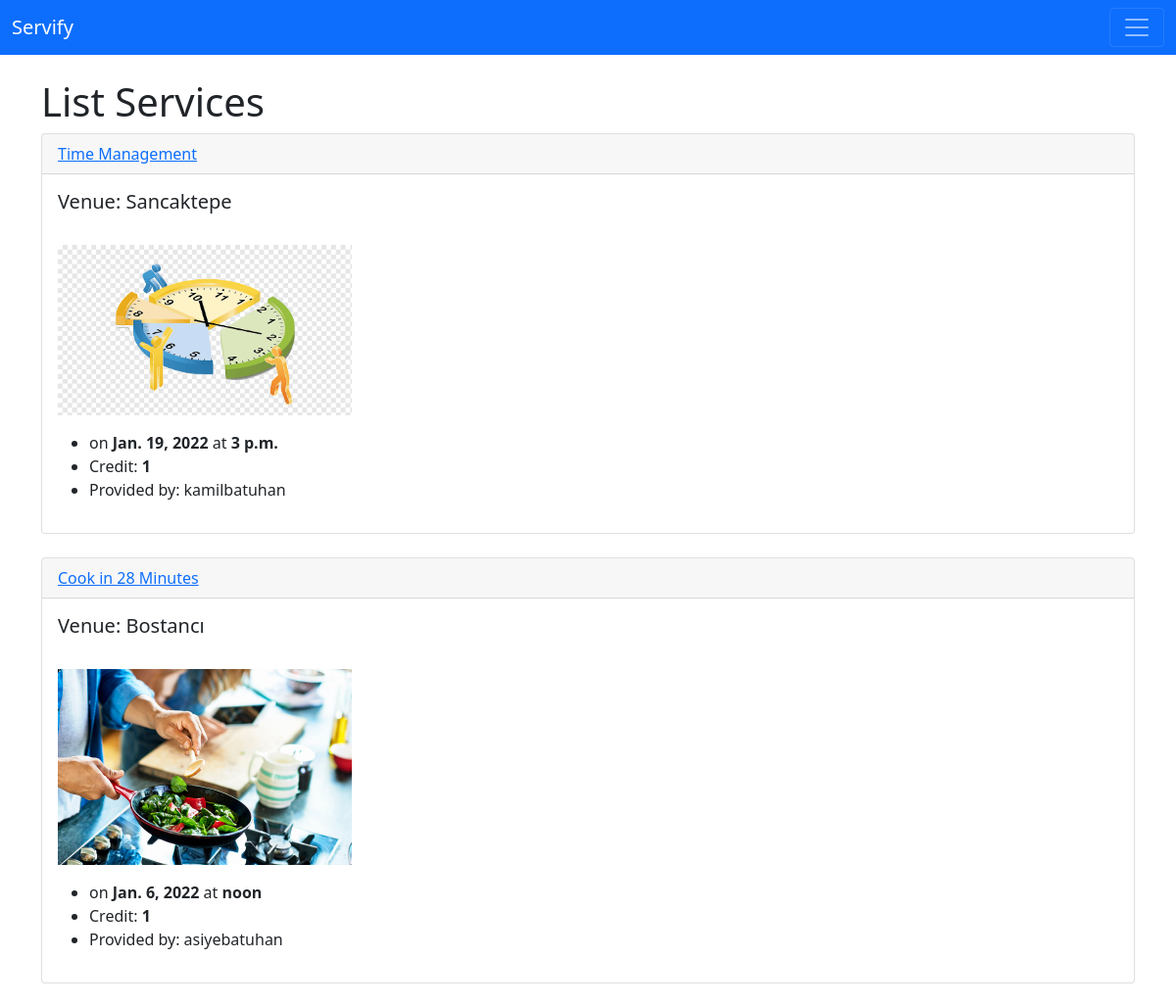
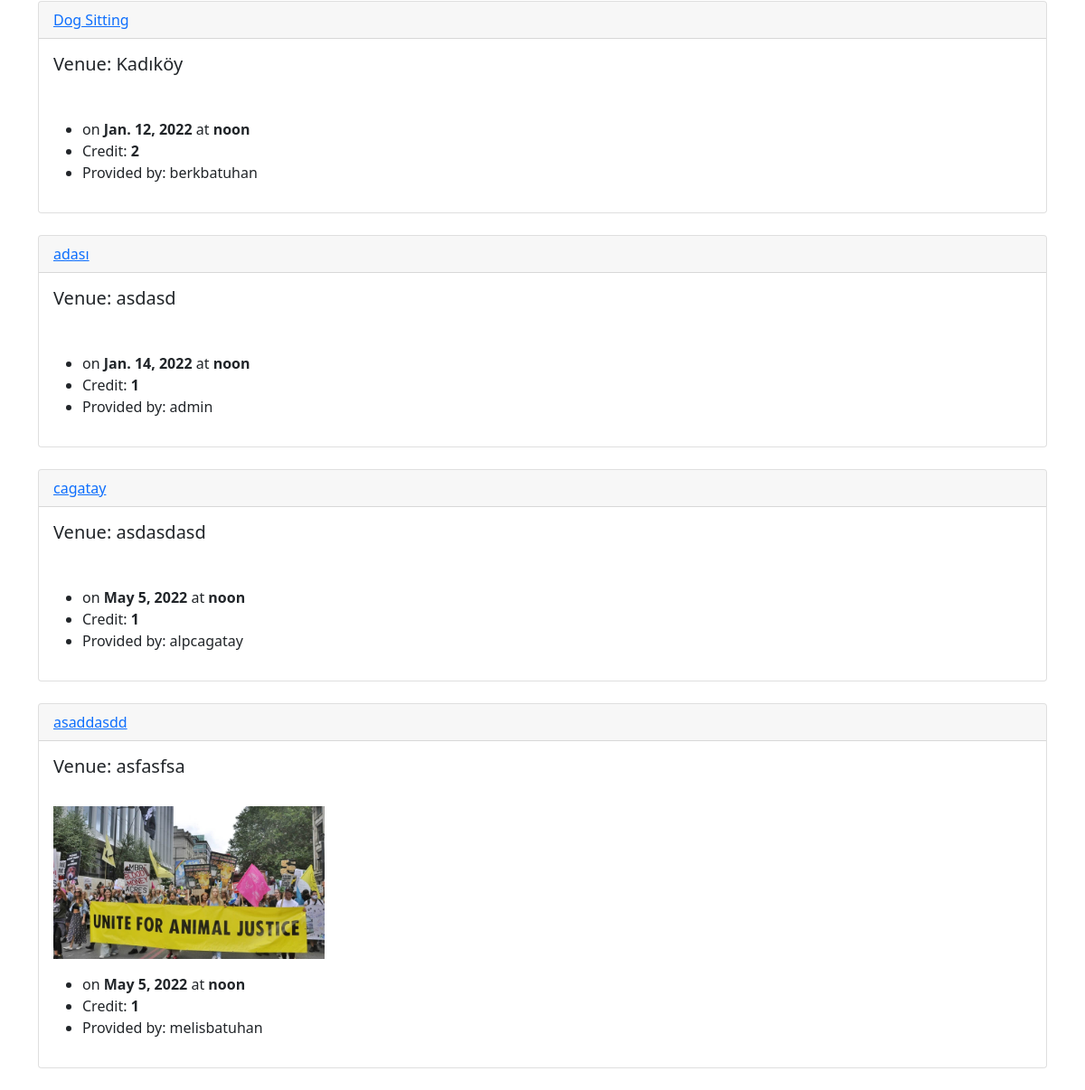
The page /all_services/ on the database its author committed (2 pictures, top to bottom).
### authenticate/models.py (models this page shows)
class Service(models.Model):
    name = models.CharField('Service Name', max_length=120)
    date = models.DateField('Service Date', blank=True, null = True)
    time = models.TimeField(default='12:00')
    description=models.TextField()
    venue = models.CharField('Venue Name', max_length=120)
    credit = models.PositiveIntegerField()
    service_picture = models.ImageField(null=True, blank=True)
    provider = models.ForeignKey(User,default="", on_delete=models.CASCADE, related_name='service_provider')
    applied_ones = models.ManyToManyField(User,default="", blank=True, related_name='service_applied_ones')
    attendees = models.ManyToManyField(User,default="", blank=True, related_name='service_attendees')
    others = models.ManyToManyField(User, default="", blank=True, related_name='service_others')
    owner = models.IntegerField("Service Owner", blank=False, default = 1)
    service_picture = models.ImageField(null=True, blank=True, upload_to = "images/")
    ChoicesForService = ((1,'Open'),(2,'Closed'),(3,'Done'))
    status = models.PositiveIntegerField(choices=ChoicesForService, default = 1)
    def __str__(self):
        return self.name

### authenticate/views.py (the view)
# urls.py: path('all_services/', views.all_services, name="all_services"),
def all_services(request):
    service_list = Service.objects.all()
    return render(request, 'list_services.html', {'service_list': service_list })

### authenticate/templates/list_services.html (shortened to what this page needs)
{% extends 'base.html' %}
{% block content %}
    <h1>List Services</h1>
    {% for service in service_list %}
    <div class="card">
        <div class="card-header">
            <a href="{% url 'show_service' service.id %}">     {{ service }}</a>
        </div>
        <div class="card-body">
          <h5 class="card-title">Venue: {{service.venue}}</h5>
          <p class="card-text">
            <br>
            {% if service.service_picture %}
            <img src="{{service.service_picture.url}}" width = 300>
            {% endif %}
            <ul>
                <li>on <strong>{{service.date}}</strong> at <strong>{{service.time}}</strong></li>
                <li>Credit:         <strong>{{service.credit}}</strong></li>
                <li>Provided by:    </strong>{{service.provider}}</strong></li>
            </ul>
          </p>
        </div>
      </div>
    <br>
    {% endfor %}
    {% endblock %}

### rows shown on the page
Service: name "Time Management", venue "Sancaktepe", service_picture (picture), date "Jan. 19, 2022", time "3 p.m.", credit "1", provider "kamilbatuhan"
Service: name "Cook in 28 Minutes", venue "Bostancı", service_picture (picture), date "Jan. 6, 2022", time "noon", credit "1", provider "asiyebatuhan"
Service: name "Dog Sitting", venue "Kadıköy", date "Jan. 12, 2022", time "noon", credit "2", provider "berkbatuhan"
Service: name "adası", venue "asdasd", date "Jan. 14, 2022", time "noon", credit "1", provider "admin"
Service: name "cagatay", venue "asdasdasd", date "May 5, 2022", time "noon", credit "1", provider "alpcagatay"
Service: name "asaddasdd", venue "asfasfsa", service_picture (picture), date "May 5, 2022", time "noon", credit "1", provider "melisbatuhan"
